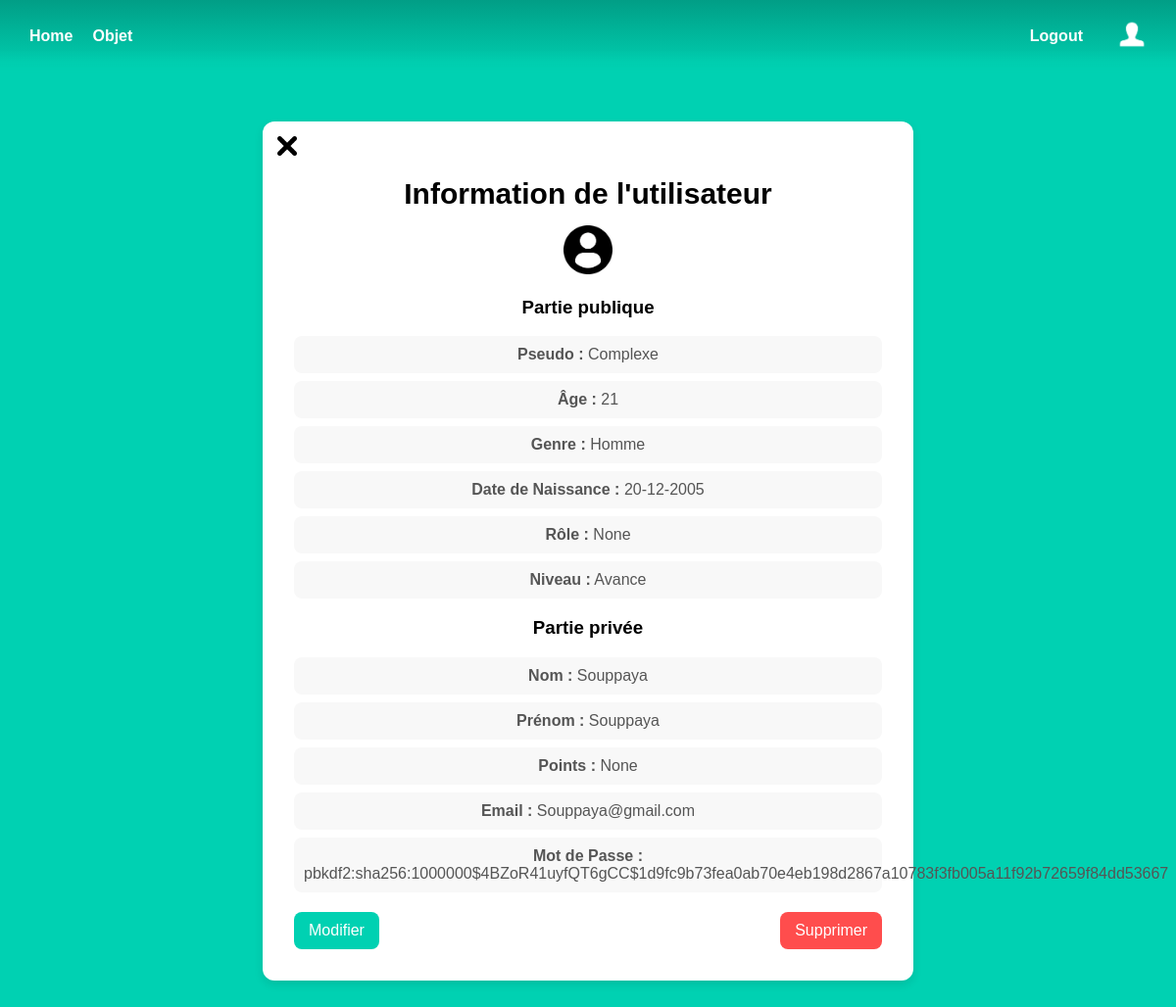
/userProfile/2 (signed in), run on the app's committed database.
### models.py (models this page shows)
class User(UserMixin, db.Model):
    id = db.Column(db.Integer, primary_key=True) # clé primiaire obligatoire pour SQLAlchemy
    email = db.Column(db.String(100), unique=True, index=True)
    pseudo = db.Column(db.String(100), unique=True, index=True)
    password = db.Column(db.String(100))
    lastname = db.Column(db.String(1000))
    firstname = db.Column(db.String(100))
    level = db.Column(db.String, default="Debutant")
    role = db.Column(db.String)
    age = db.Column(db.Integer)
    gender = db.Column(db.String(100))
    point = db.Column(db.Integer, default=0)
    birthdate = db.Column(db.Date)
    image = db.Column(db.LargeBinary)

### admin.py (the view)
@admin.route('/userProfile/<int:user_id>')
def user_profile(user_id):
    user = User.query.get(user_id)
    return render_template('admin_user_profile.html', user=user)

### templates/admin_user_profile.html (shortened to what this page needs)
{% extends "base.html" %}
{% block content %}
<div class="user-container">
    <div class="back">
        <a href="{{ url_for('admin.gestion_utilisateur') }}" class="button">
            <img src="{{ url_for('static', filename='croix.png') }}" alt="Profil"  width="20" height="20">
        </a>
    </div>
    <h1 class="title-box">Information de l'utilisateur</h1>
    {% if user.image %}
        <img width="50">
    {% else %}
        <img src="{{ url_for('static', filename='utilisateur-de-profil-sans-fond.png') }}"  width="50" height="50">
    {% endif %}
    <div class="user-info">
        <h3>Partie publique</h3>
            <p><strong>Pseudo :</strong> {{ user.pseudo }}</p>
            <p><strong>Âge :</strong> {{ user.age }}</p>
            <p><strong>Genre :</strong> {{ user.gender }}</p>
            <p><strong>Date de Naissance :</strong> {{ user.birthdate.strftime('%d-%m-%Y')}}</p>
            <p><strong>Rôle :</strong> {{ user.role }}</p>
            <p><strong>Niveau :</strong> {{ user.level }}</p>
        <h3>Partie privée</h3>
            <p><strong>Nom :</strong> {{ user.lastname }}</p>
            <p><strong>Prénom :</strong> {{ user.lastname }}</p>
            <p><strong>Points :</strong> {{ user.point }}</p>
            <p><strong>Email :</strong> {{ user.email }}</p>
            <p><strong>Mot de Passe :</strong> {{ user.password }}</p>
    </div>
    <div class="user-actions">
        <a href="{{ url_for('admin.edit_user', user_id=user.id) }}">
            <button class="edit-btn">Modifier</button>
        </a>
        <form action="{{ url_for('admin.delete_user', user_id=user.id) }}" method="post">
            <button type="submit" class="delete-btn" onclick="return confirm('Voulez-vous vraiment supprimer ce compte ?')">
                Supprimer
            </button>
        </form>
    </div>
</div>
{% endblock %}

### static/styles/base2.css (style rules this page uses)
html, body { height: 100%; margin: 0; padding: 0; font-family: 'Arial', sans-serif; background-color: #00d1b2; color: rgb(0, 0, 0); text-align: center; }
.title-box { text-align: center; font-size: 30px; font-weight: bold; margin-bottom: 15px; width: 100%; display: block; }
.user-container { max-width: 600px; margin: 50px auto; padding: 20px; background: #ffffff; border-radius: 12px; box-shadow: 0px 4px 10px rgba(0, 0, 0, 0.1); text-align: center; width: 100%; }
.user-info p { font-size: 16px; color: #555; background: #f8f8f8; padding: 10px; border-radius: 8px; margin: 8px 0; }
.user-actions { display: flex; justify-content: space-between; margin-top: 20px; }
.user-actions button { padding: 10px 15px; border: none; border-radius: 8px; cursor: pointer; font-size: 16px; transition: 0.3s ease-in-out; }
.user-actions .edit-btn { background: #00d1b2; color: white; }
.user-actions .delete-btn { background: #ff4d4d; color: white; }
.user-container { position: relative; padding: 2rem; }
.back { position: absolute; top: 15px; left: 15px; }

### data on the page
User: pseudo "Complexe", age "21", gender "Homme", birthdate "20-12-2005", role "None", level "Avance", lastname "Souppaya", point "None", email "Souppaya@gmail.com", password "pbkdf2:sha256:1000000$4BZoR41uyfQT6gCC$1d9fc9b73fea0ab70e4eb198d2867a10783f3fb005a11f92b72659f84dd53667"
